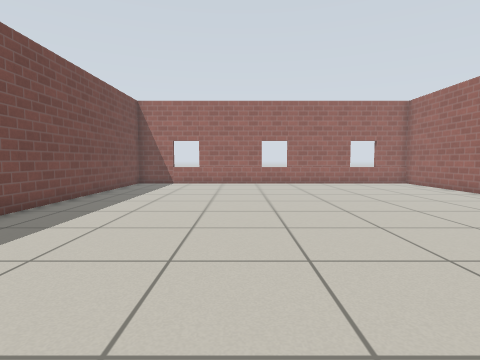
View 1 (above)

16 first-person views from a walk through a Gazebo world. The camera is 0.72 m above the floor, tilts 4° down and sees 80° across. The floor is counted in squares, 0.5 m on a side. Each view is taken from the middle of a square. On the plan, view 1 faces up. The plan holds only what a view shows up to about 14 squares ahead; the rest is blank. Simple patterns stand in for the simulator's built-in surfaces.

View 2
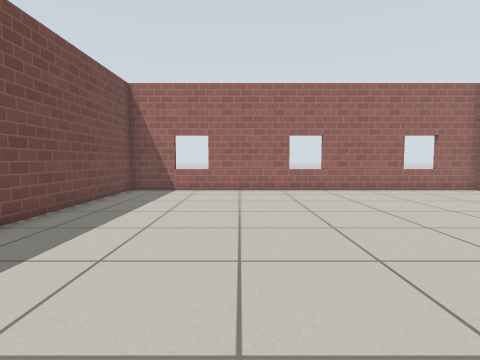

View 3
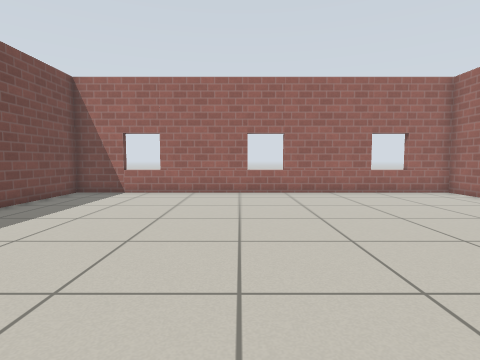

View 4
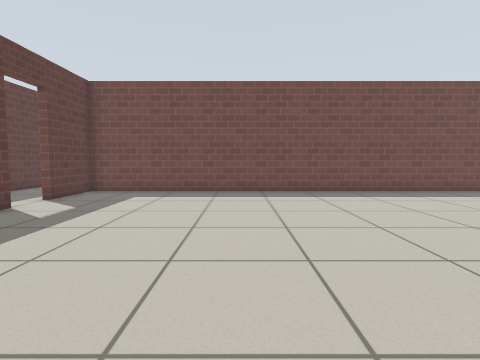

View 5
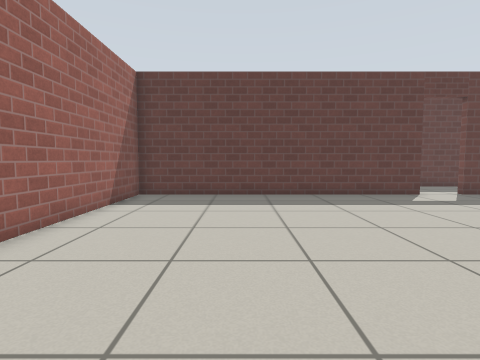

View 6
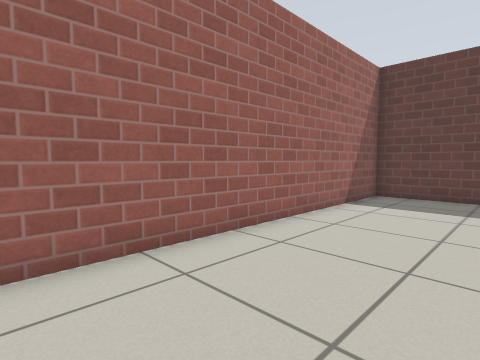

View 7
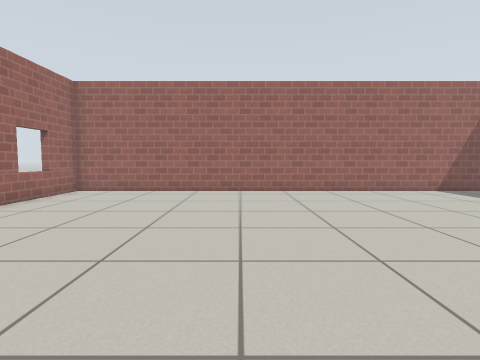

View 8
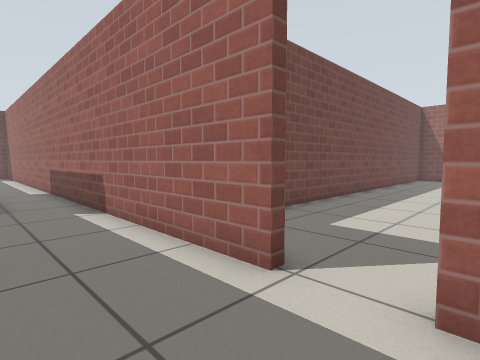

View 9
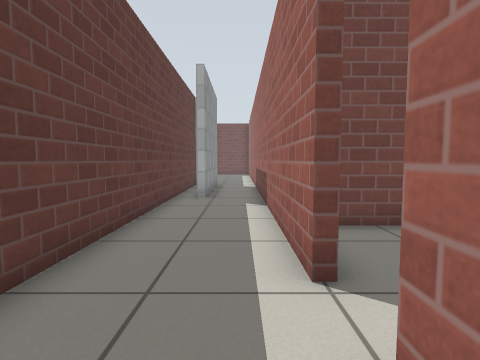

View 10
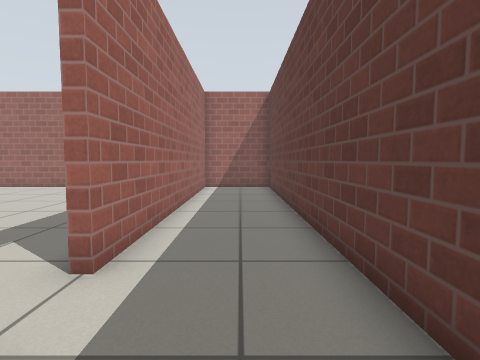

View 11
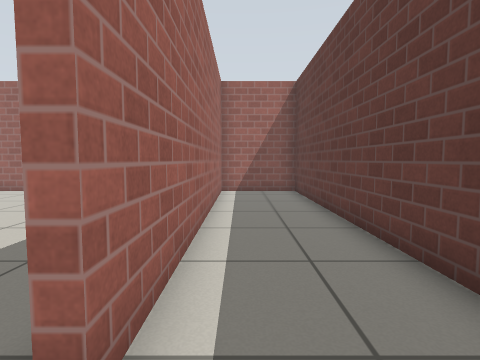

View 12
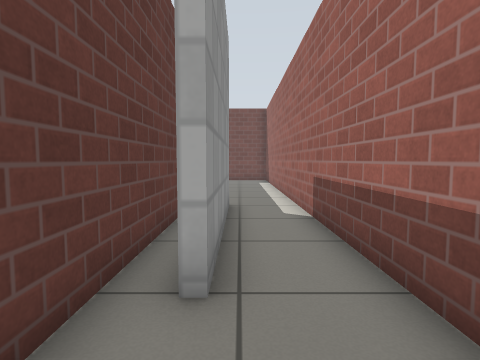

View 13
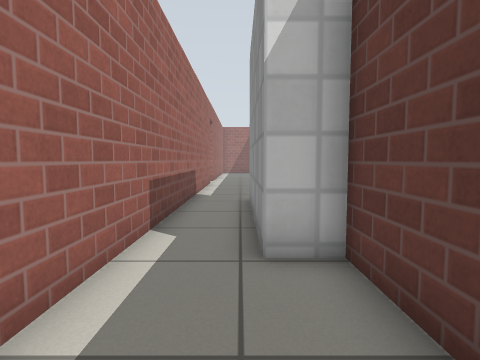

View 14
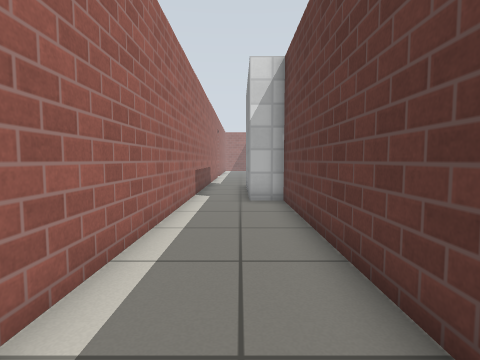

View 15
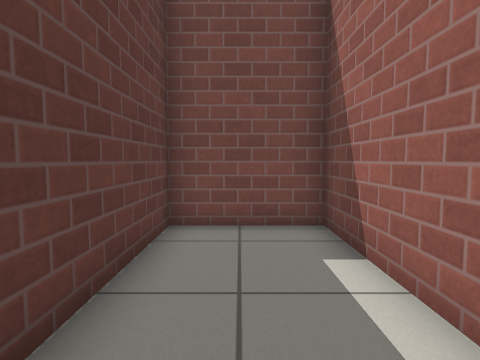

View 16
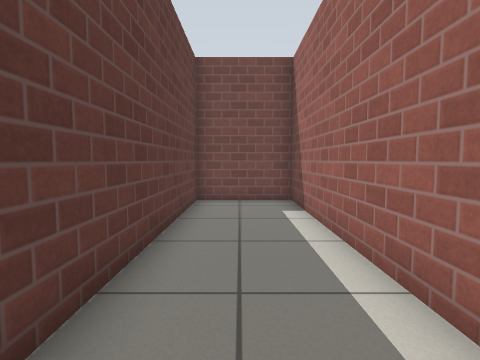

### Floor plan
Points are (right, up) in squares from view 1. A wall is a line through its corners. A room is listed if a view was taken in it or the views show most of it. See-through windows are left out.
Room 1 (views 1, 2, 3, 4, 5, 6, 7)
walls: (-1.5, -1.9) (10.2, -1.9) (10.2, 17.5) (-6.2, 17.5) (-6.2, -1.9) (-3.3, -1.9)
ways out: open door at (-2.5, -2) to room 2
Room 2 (views 8, 9, 10, 11, 12)
walls: (-3.3, -2.1) (-17.5, -2.1); (-15.1, -5.6) (10.2, -5.6) (10.2, -2.1) (-1.5, -2.1); (-16.9, -4.3) (-10.9, -4.3) (-10.9, -4.8)
ways out: open door at (-2.5, -2) to room 1; opening at (-17, -3) to room 3
Room 3 (views 13, 14, 15, 16)
walls: (-17.5, -2.1) (-28.2, -2.1) (-28.2, -5.6) (-16.9, -5.6) (-16.9, -4.3)
ways out: opening at (-17, -3) to room 2

Positions as (right, up) in squares from view 1, and headings:
1: (0, 0), facing up
2: (-1, 4), facing up
3: (1, 5), facing up
4: (7, 5), facing left
5: (6, 10), facing down
6: (6, 10), facing down-right
7: (-3, 10), facing right
8: (-1, -5), facing up-left
9: (0, -3), facing left
10: (-5, -4), facing right
11: (-3, -3), facing right
12: (-8, -4), facing left
13: (-21, -4), facing right
14: (-27, -4), facing right
15: (-22, -4), facing left
16: (-18, -4), facing left
